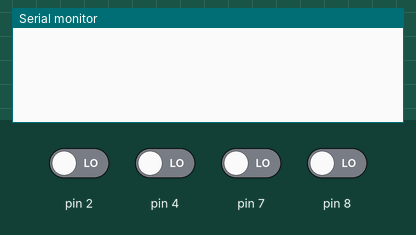
This sketch was run on a simulated Arduino Uno, built with avr-gcc and run on an emulated ATmega328P. On the bench: the last lines printed to the serial monitor. Inputs (shaded band) come from the test bench; at power-on: pin 2, pin 4, pin 7, pin 8 LOW.

Above: at 1.4 s.
1.5 s: pin 2 driven HIGH
At 1.62 s:
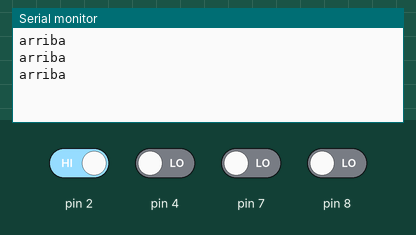
3.4 s: pin 4 driven HIGH
At 3.42 s:
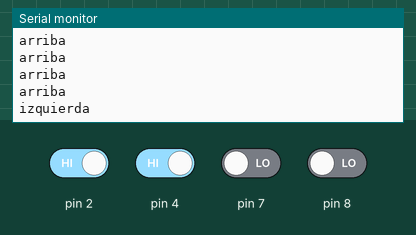
4.9 s: pin 7 driven HIGH
At 4.93 s:
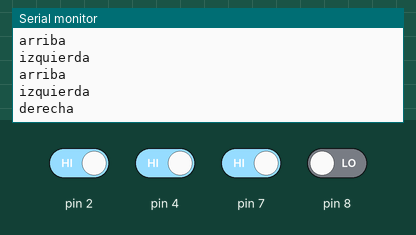
6.4 s: pin 8 driven HIGH
At 7.0 s:
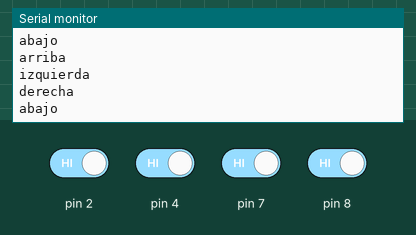

The sketch:

animacion_arduino.ino
```cpp
void setup() {
  Serial.begin(9600);
  pinMode(2,INPUT);
  pinMode(4,INPUT);
  pinMode(7,INPUT);
  pinMode(8,INPUT);
  delay(200);
}

void loop() {
  if (digitalRead(2) == HIGH){
    Serial.write("arriba \n");
  }
   if (digitalRead(4) == HIGH){
    Serial.write("izquierda \n");
  }
   if (digitalRead(7) == HIGH){
    Serial.write("derecha \n");
  }
   if (digitalRead(8) == HIGH){
    Serial.write("abajo \n");
  }
  delay(50);

}
```

Measured:
- after the input at 1.5 s, the serial monitor: prints a new line at once (image 1)
- after the input at 3.4 s, the serial monitor: prints a new line at once (image 2)
- after the input at 4.9 s, the serial monitor: prints a new line at once (image 3)
- after the input at 6.4 s, the serial monitor: prints a new line after 0.05 s (image 4)
